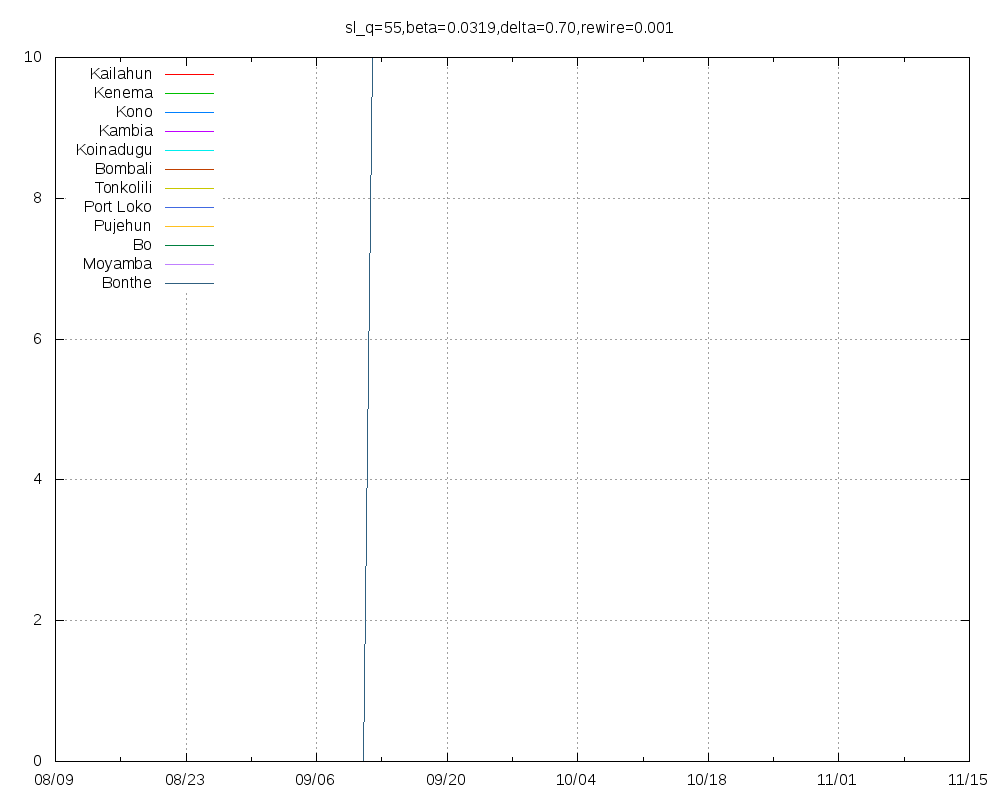

Generate this figure with gnuplot:
set title "sl_q=55,beta=0.0319,delta=0.70,rewire=0.001"
set key top left
set grid
set xdata time
set timefmt "%Y-%m-%d"
set terminal png size 1000,800
set output "sl_q=55,beta=0.0319,delta=0.70,rewire=0.001.png"
plot "Kailahun.tab" using 1:2 title "Kailahun" with lines,"Kenema.tab" using 1:2 title "Kenema" with lines,"Kono.tab" using 1:2 title "Kono" with lines,"Kambia.tab" using 1:2 title "Kambia" with lines,"Koinadugu.tab" using 1:2 title "Koinadugu" with lines,"Bombali.tab" using 1:2 title "Bombali" with lines,"Tonkolili.tab" using 1:2 title "Tonkolili" with lines,"Port_Loko.tab" using 1:2 title "Port Loko" with lines,"Pujehun.tab" using 1:2 title "Pujehun" with lines,"Bo.tab" using 1:2 title "Bo" with lines,"Moyamba.tab" using 1:2 title "Moyamba" with lines,"Bonthe.tab" using 1:2 title "Bonthe" with lines
